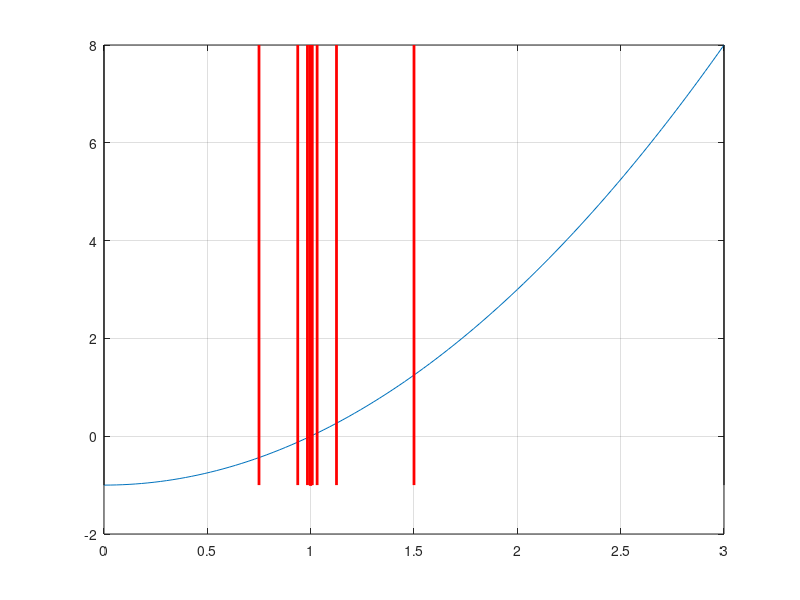

Reproduce this figure in MATLAB.
function bisection_method()

%%%%Defined Upper and Lower Bounds
xU = 3;
xL = 0;

%%%%Plot my function
x = linspace(xL,xU,100);
y = myfunc(x);
fig = figure();
set(fig,'color','white')
plot(x,y)
grid on
hold on
ymax = max(y);
ymin = min(y);
plot([xU xU],[ymin ymax],'k-')
plot([xL xL],[ymin ymax],'k-')

xn = xL;
delx = (xU-xL)/2;
yn = myfunc(xn);

while abs(yn) > 1e-8 %%%my threshold
    xn = xn + delx;
    plot([xn xn],[ymin ymax],'r-','LineWidth',2)
    pause
    ystar = myfunc(xn);
    %%%Decide what my new bounds are and if I should switch signs
    if sign(ystar) ~= sign(yn)
        delx = -delx;
    end
    yn = myfunc(xn);
    delx = delx/2;
end
xn
yn



function out = myfunc(in)


out = in.^2-1;
